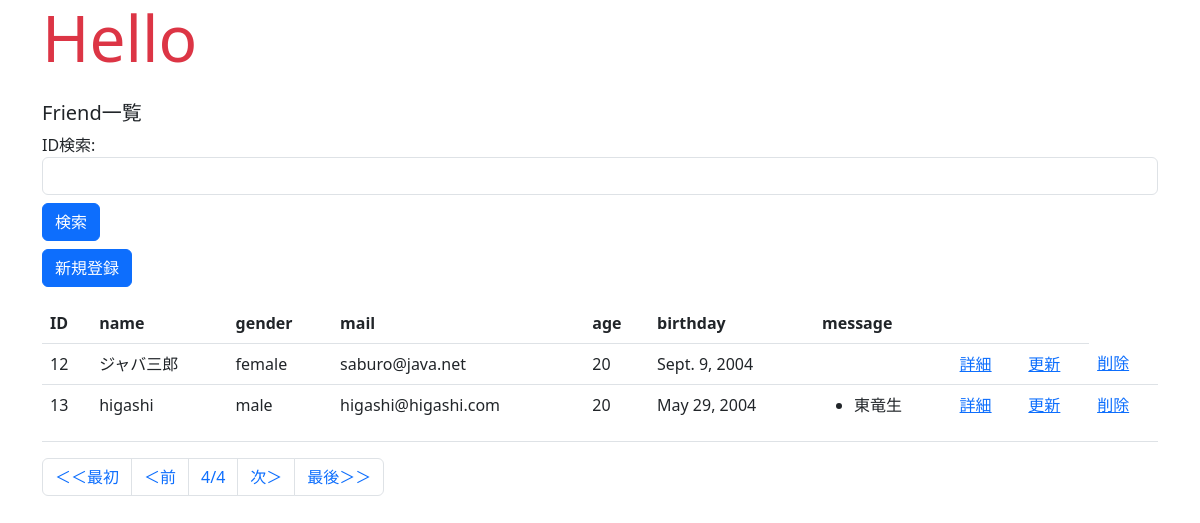
The app's page /hello/6, older data.
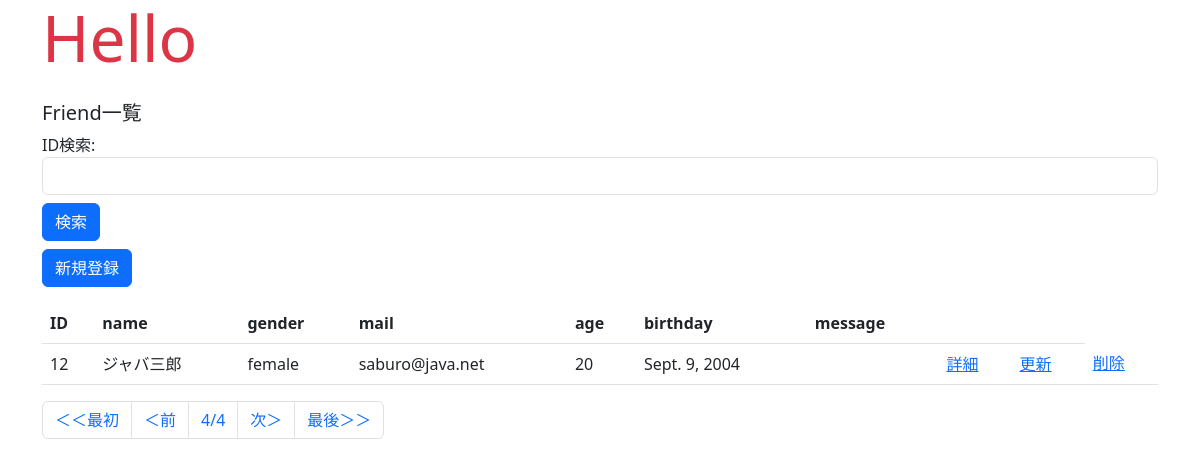
The same page, newer data.
### hello/models.py (models this page shows, shortened)
class Friend(models.Model):
    name = models.CharField(max_length=100)
    mail = models.EmailField(max_length=100)
    gender = models.BooleanField()
    age = models.IntegerField(default=0)
    birthday = models.DateField()

class Message(models.Model):
    friend = models.ForeignKey(Friend, on_delete=models.CASCADE)
    title = models.CharField(max_length=100)
    content = models.CharField(max_length=300)
    pub_date = models.DateTimeField(auto_now_add=True)
    class Meta:
        ordering = ("pub_date",)

### hello/views.py (the view, shortened to what this page needs)
# urls.py: path("",views.index,name="index"),
def index(request,num=1):
    data = Friend.objects.all()
    page = Paginator(data,3)
    params = {
        'title':"Hello",
        'message':"Friend一覧",
        'form':SearchForm(),
        'data':page.get_page(num)
    }
    return render(request,'hello/index.html',params)

### hello/forms.py
class SearchForm(forms.Form):
    id = forms.IntegerField(label='ID検索',widget=forms.TextInput(attrs={'class':'form-control'}))

### hello/templates/hello/index.html (shortened to what this page needs)
{% load static %}
<!DOCTYPE html>
<html lang="ja">
<head>
    <link rel="stylesheet" href="https://cdn.jsdelivr.net/npm/bootstrap@5.3.0/dist/css/bootstrap.min.css">
    <link rel="stylesheet" href="{% static 'hello/css/style.css' %}" type="text/css">
</head>
<body class="container">
    <h1 class="display-3 text-danger">{{ title }}</h1>
    <p class="h5 mt-4">{{ message|safe }}</p>
    <form action="{% url 'index' %}" method="post">
        {{ form }}
        <input type="submit" value="検索" class="btn btn-primary mt-2">
    </form>
    <P><a href="{% url 'create' %}" class="btn btn-primary mt-2">新規登録</a></P>
    <table class="table">
        <tr>
            <th>ID</th>
            <th>name</th>
            <th>gender</th>
            <th>mail</th>
            <th>age</th>
            <th>birthday</th>
            <th>message</th>
            <th></th>
            <th></th>
        </tr>
        {% for item in data %}
        <tr>
            <td>{{ item.id }}</td>
            <td>{{ item.name }}</td>
            <td>
                {% if item.gender == True %}male{% endif %}
                {% if item.gender == False %}female{% endif %}
            </td>
            <td>{{ item.mail }}</td>
            <td>{{ item.age }}</td>
            <td>{{ item.birthday }}</td>
            <td>
                <ul>
                    {% for ob in item.message_set.all %}
                    <li>{{ ob.title }}</li>
                    {% endfor %}
                </ul>
            </td>
            <td><a href="{% url 'detail' item.id %}">詳細</a></td>
            <td><a href="{% url 'edit' item.id %}">更新</a></td>
            <td><a href="{% url 'delete' item.id %}">削除</a></td>
        </tr>
        {% endfor %}
    </table>
    <ul class="pagination">
        {% if data.has_previous %}
        <li class="page-item">
            <a href="{% url 'index' %}" class="page-link">＜＜最初</a>
        </li>
        <li class="page-item">
            <a href="{% url 'index' %}{{data.previous_page_number}}" class="page-link">＜前</a>
        </li>
        {% endif %}
        <li class="page-item">
            <a class="page-link">{{data.number}}/{{data.paginator.num_pages}}</a>
        </li>
        {% if data.has_next %}
        <li class="page-item">
            <a href="{% url 'index' %}{{ data.next_page_number }}" class="page-link">次＞</a>
        </li>
        <li class="page-item">
            <a href="{% url 'index' %}{{data.paginator.num_pages}}" class="page-link">最後＞＞</a>
        </li>
        {% else %}
        <li class="page-item">
            <a href="" class="page-link">次＞</a>
        </li>
        <li class="page-item">
            <a href="" class="page-link">最後＞＞</a>
        </li>
        {% endif %}
    </ul>
</body>
</html>

Row changes from the older to the newer data that the page shows:
removed Friend: id "13", name "higashi", gender "male", mail "higashi@higashi.com", age "20", birthday "May 29, 2004"
no longer on this page (row edited): Message: title "東竜生"
